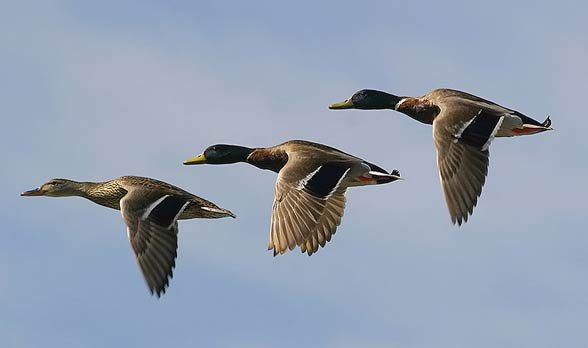
%> input picture lab5/kaczki.jpg, 588 x 348 px
$ octave lab5.m   (GNU Octave 9; MATLAB toolbox functions it lacks are replaced by stand-ins)
%> lines starting %> are read from the running program, lines starting %| are printed output that depends on the picture; in (x1, y1, x2, y2) boxes, pixels count from 0 and x2, y2 are one past the last pixel; in counts of white or black regions, pixels touching at a corner belong together; the program's own positions count from 1
clear;clc;

im = double(imread('kaczki.jpg'))/255;
im = 1 - rgb2gray(im);
%> im: size 348x588 double
im = imclose(im, ones(11));
im(im>0.5) = 1;
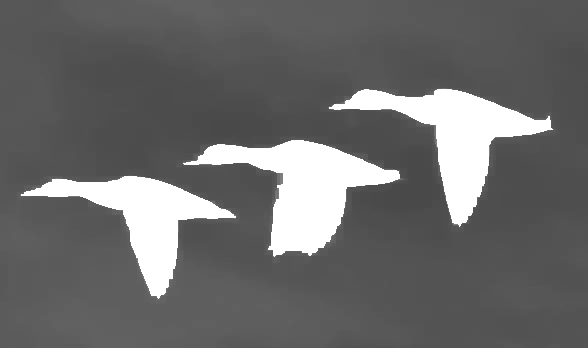
%> im: size 348x588 double; min 0.286, max 1, mean 0.421
im(im<=0.5) = 0;
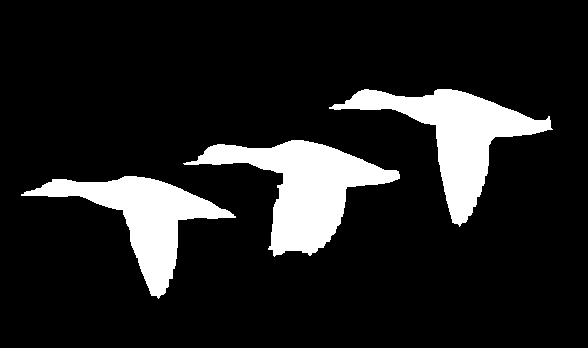
%> im: size 348x588 double; values 0 (black) and 1 (white), 13% white; 3 white regions, box (x1, y1, x2, y2) and area: (183, 140, 400, 257) 9749, (329, 89, 553, 227) 9042, (21, 176, 236, 299) 7794
imshow(im);

% im = bwmorph(im,'remove');
% imshow(im);

sk = bwmorph(im,'skel',Inf);
%> sk: size 348x588 logical; 0.74% white in thin lines or dots, all inside (x1, y1, x2, y2) = (21, 96, 553, 298)
imshow(sk);
% sk = bwmorph(sk,'endpoints');
% imshow(sk);
sk = bwmorph(sk,'branchpoints');
%> sk: size 348x588 logical; 0.05% white in thin lines or dots, all inside (x1, y1, x2, y2) = (23, 99, 549, 292)
imshow(sk);

% [8 lines of commented-out code are left out]

l = bwlabel(im);
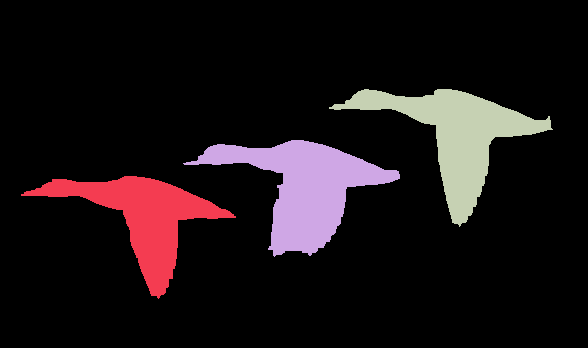
%> l: size 348x588 double; 4 distinct labels, from 0 to 3; one colour per label, 0 black
%  imshow(label2rgb(l));
imshow(l==2);

% seg = bwmorph(im,'thicken',Inf);
% l = bwlabel(seg);
imc = double(imread('kaczki.jpg'))/255;
imshow((l==2).*imc);
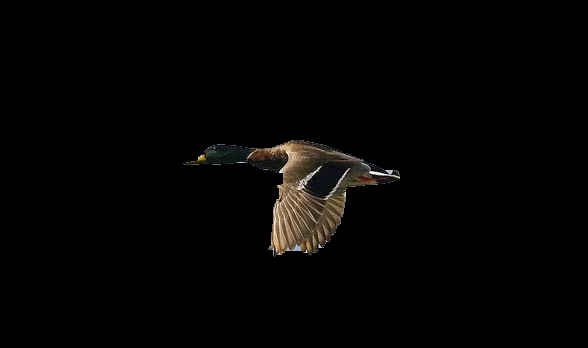
%> displayed picture: size 348x588x3, on the screen's scale of 0 to 255; mean R, G, B 4.2, 3.7, 2.9

% d = bwdist(1-im);
% imshow(d,[0,max(d,[],'all')]);

im(:,[1,end]) = 1;
im([1,end],:) = 1;
%> im: size 348x588 double; values 0 (black) and 1 (white), 13.9% white; 4 white regions, box (x1, y1, x2, y2) and area: (183, 140, 400, 257) 9749, (329, 89, 553, 227) 9042, (21, 176, 236, 299) 7794, (0, 0, 588, 348) 1868
d = bwdist(im);
imshow(d,[0,max(d,[],'all')]);

l = watershed(d);
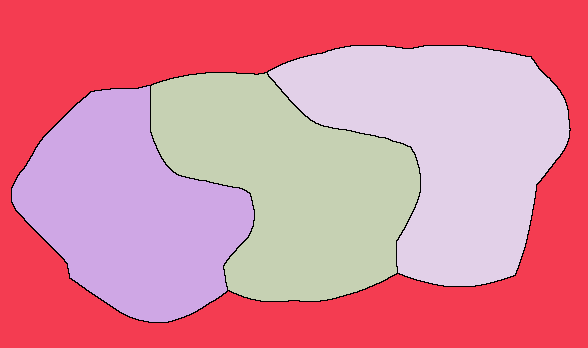
%> l: size 348x588 uint8; 5 distinct labels, from 0 to 4; one colour per label, 0 black

d = bwdist(im,'chessboard');
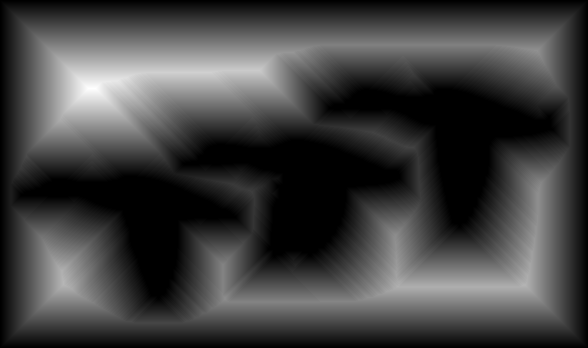
%> d: size 348x588 single; min 0, max 88, mean 22.2; drawn with min black and max white
imshow(d,[0,max(d,[],'all')]);
l = watershed(d);
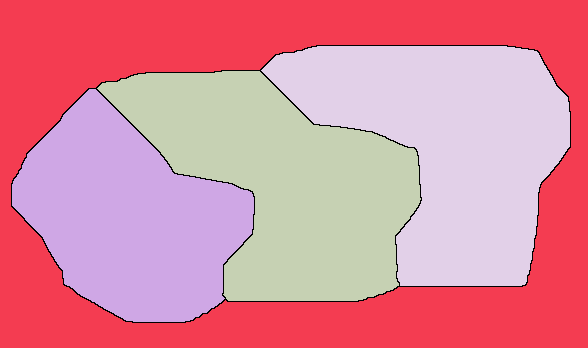
%> l: size 348x588 uint8; 5 distinct labels, from 0 to 4; one colour per label, 0 black
